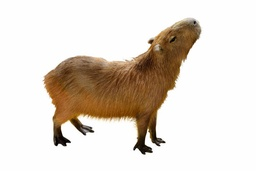
#> input picture capybara.jpeg, 256 x 171 px, shrunk from 612 x 408 before the run
$ python main.py
#> lines starting #> are read from the running program, lines starting #| are printed output that depends on the picture
import numpy as np
import cv2
import matplotlib.pyplot as plt

# Load Color Image
image = cv2.imread('capybara.jpeg', 0)
#> image: shape (171, 256); min 0, max 255, mean 217.4

# Define Filters
identity = np.array([
    [0, 0, 0],
    [0, 1, 0],
    [0, 0, 0]])

shift = np.array([
    [0, 0, 0],
    [0, 0, 10],
    [0, 20, 0]])

gaussian = np.array([
    [1, 2, 1],
    [2, 4, 2],
    [1, 2, 1]]) / 16

motion_blur = np.array([
    [1, 0, 0, 0, 0, 0, 1],
    [0, 1, 0, 0, 0, 1, 0],
    [0, 0, 1, 0, 1, 0, 0],
    [0, 0, 0, 1, 0, 0, 0],
    [0, 0, 1, 0, 1, 0, 0],
    [0, 1, 0, 0, 0, 1, 0],
    [1, 0, 0, 0, 0, 0, 1]]) / 9

sharpness = np.array([
    [0, -1, 0],
    [-1, 5, -1],
    [0, -1, 0]])

vertical_sobel = np.array([
    [-1, 0, 1],
    [-2, 0, 2],
    [-1, 0, 1]])

horizontal_sobel = np.array([
    [-1, -2, -1],
    [0, 0, 0],
    [1, 2, 1]])

border = np.array([
    [-1, -1, 0],
    [-1, 8, -1],
    [0, -1, -1]])

invert = np.array([
    [-1, -1, -1],
    [-1, 8, -1],
    [-1, -1, -1]])

kernel_filer = np.array([
    [1, 1, 1],
    [1, 1, 1],
    [1, 1, 1]], dtype=np.uint8)

def handler_convolve(img, filter):
    img_height, img_width = img.shape
    filter_height, filter_width = filter.shape

    out_height = img_height - filter_height + 1
    out_width = img_width - filter_width + 1

    output_image = np.zeros((out_height, out_width))

    for h in range(out_height):
        for w in range(out_width):
            st = img[h:h + filter_height, w:w + filter_width]
            output_image[h, w] = np.sum(st * filter)

    return output_image

def handler_erosion(img, filter):
    img_rows, img_cols = img.shape
    filter_rows, filter_cols = filter.shape

    eroded_image = np.zeros((img_rows, img_cols), dtype=np.uint8)

    for r in range(1, img_rows - 1):
        for c in range(1, img_cols - 1):
            min_val = 255

            for filter_r in range(filter_rows):
                for filter_c in range(filter_cols):
                    val = img[r - 1 + filter_r][c - 1 + filter_c] - filter[filter_r][filter_c]

                    if val < min_val:
                        min_val = val

            eroded_image[r][c] = min_val

    return eroded_image

def handler_dilation(img, filter):
    img_rows, img_cols = img.shape
    filter_rows, filter_cols = filter.shape

    dilated_image = np.zeros((img_rows, img_cols), dtype=np.uint8)

    for r in range(1, img_rows - 1):
        for c in range(1, img_cols - 1):
            max_val = 0

            for filter_r in range(filter_rows):
                for filter_c in range(filter_cols):
                    val = img[r - 1 + filter_r][c - 1 + filter_c] + filter[filter_r][filter_c]

                    if val > max_val:
                        max_val = val

            dilated_image[r][c] = max_val

    return dilated_image

def handler_opening(img, filter):
    erosion_img = handler_erosion(img, filter)
    opening_image = handler_dilation(erosion_img, filter)
    return opening_image

def handler_closing(img, filter):
    dilation_img = handler_dilation(img, filter)
    closing_image = handler_erosion(dilation_img, filter)
    return closing_image

def handler_edges(img):
    img_rows, img_cols = img.shape

    gradient_x = np.zeros((img_rows - 2, img_cols - 2))
    gradient_y = np.zeros((img_rows - 2, img_cols - 2))
    gradient_mg = np.zeros((img_rows - 2, img_cols - 2))

    for r in range(img_rows - 2):
        for c in range(img_cols - 2):
            window = img[r:r+3, c:c+3]
            gradient_x[r, c] = np.sum(window * horizontal_sobel)
            gradient_y[r, c] = np.sum(window * vertical_sobel)
            gradient_mg[r, c] = np.sqrt(gradient_x[r, c]**2 + gradient_y[r, c]**2)

    return gradient_mg

def handler_show_image(img, title):
    plt.imshow(img, cmap='gray')
    plt.title(title)
    plt.show()

identity_image = handler_convolve(image, identity)
shifted_image = handler_convolve(image, shift)
gaussian_image = handler_convolve(image, gaussian)
motion_blur_image = handler_convolve(image, motion_blur)
sharpness_image = handler_convolve(image, sharpness)
#> after the loop in handler_convolve (call 5), `for h in range(out_height):`:
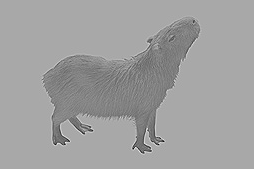
#> output_image: shape (169, 254) float64; min -468, max 624, mean 216.7; drawn with min black and max white
vertical_sobel_image = handler_convolve(image, vertical_sobel)
border_image = handler_convolve(image, border)
invert_image = handler_convolve(image, invert)
#> after the loop in handler_convolve (call 8), `for h in range(out_height):`:
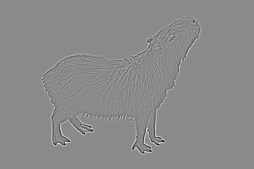
#> output_image: shape (169, 254) float64; min -1133, max 952, mean 0; drawn with min black and max white
eroded_image = handler_erosion(image, kernel_filer)
#> after the loop in handler_erosion, `for r in range(1, img_rows - 1):`:
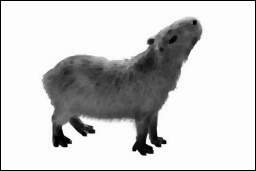
#> eroded_image: shape (171, 256); min 0, max 253, mean 205.1
dilated_image = handler_dilation(image, kernel_filer)
opening_image = handler_opening(image, kernel_filer)
#> after the loop in handler_dilation (call 2), `for r in range(1, img_rows - 1):`:
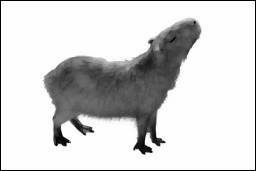
#> dilated_image: shape (171, 256); min 0, max 254, mean 211.1
closing_image = handler_closing(image, kernel_filer)
#> after the loop in handler_erosion (call 3), `for r in range(1, img_rows - 1):`:
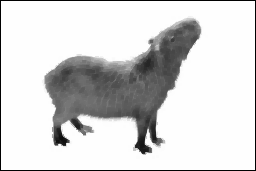
#> eroded_image: shape (171, 256); min 0, max 254, mean 213.9
edges_of_image = handler_edges(image)
#> after the loop in handler_edges, `for r in range(img_rows - 2):`:
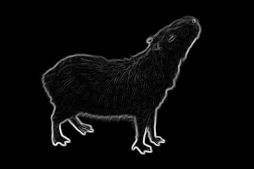
#> gradient_mg: shape (169, 254) float64; min 0, max 1040, mean 33.1; drawn with min black and max white
#> after the loop in handler_edges, `for r in range(img_rows - 2):`:
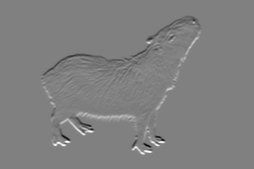
#> gradient_x: shape (169, 254) float64; min -953, max 940, mean 0; drawn with min black and max white

handler_show_image(edges_of_image, 'Edges of Image')
